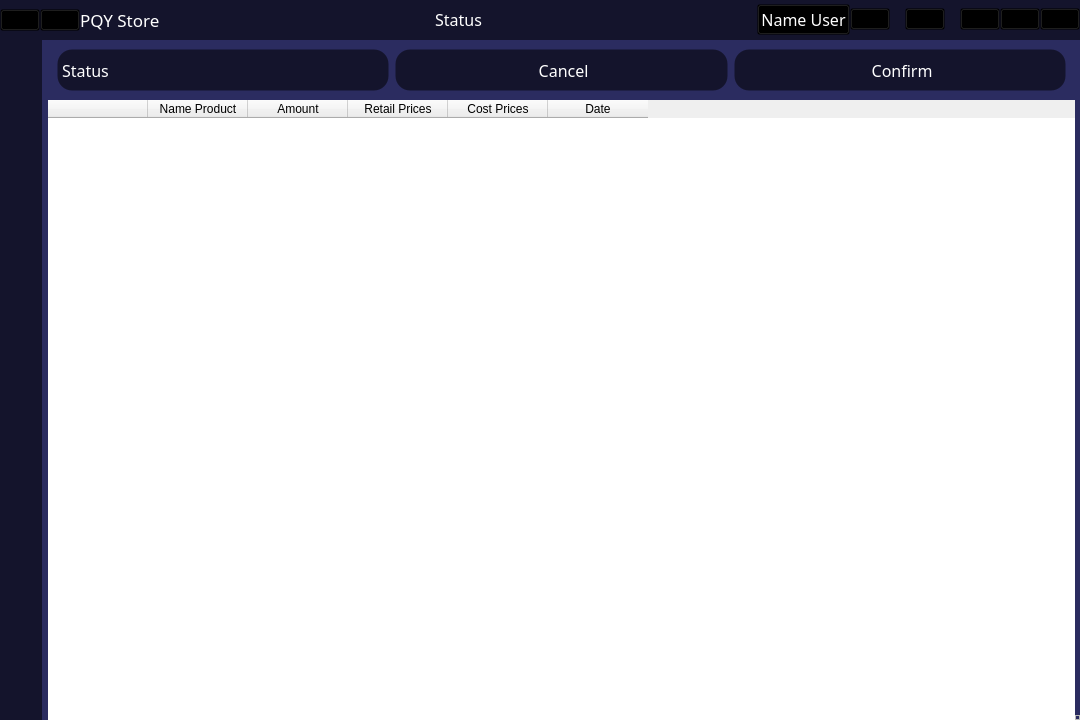
<?xml version="1.0" encoding="UTF-8"?>
<ui version="4.0">
 <class>MainWindow</class>
 <widget class="QMainWindow" name="MainWindow">
  <property name="geometry">
   <rect>
    <x>0</x>
    <y>0</y>
    <width>1080</width>
    <height>720</height>
   </rect>
  </property>
  <property name="windowTitle">
   <string>MainWindow</string>
  </property>
  <property name="styleSheet">
   <string notr="true">#widget_status_2 *{
	font: 12pt Comfortaa;
	color: #fff;
	qproperty-alignment: AlignCenter;
	min-width: 100px;
	min-height: 40px;
	border: 1px solid;
	border-radius: 15px;
	border-color: transparent;
	background-color: #14142c;
}

#widget_status_2 QPushButton:hover{
	background-color: #252552;
	border-color: #6969ea;
}

*{}

#name_app{
	font: 13pt Comfortaa;
	color: #fff
}
#name_user, #status_title{
	color: #fff;
	font: 12pt Comfortaa;
}

#title_bar QPushButton{
	background-color: transparent;
}
#title_bar{
	background-color: #14142c;
}
#centralwidget{
	background-color: #2b2c60
}
#left_menu{
	background-color: #14142c;
}
#left_menu QPushButton {
	min-width: 40px;
	min-height: 40px;
	border: 1px solid;
	border-color: transparent;
	background-color: transparent;
}
#left_menu QPushButton:hover {
	background-color: #252552;
	border-top-color: #6969ea;
	border-bottom-color: #6969ea;
}
QToolTip {
	color: #fff;
	font: 10pt Comfortaa;
	background-color: rgba(100, 100, 100, 100);
	border: 1px solid;
	border-radius: 7px;
	border-color: #fff;
}</string>
  </property>
  <widget class="QWidget" name="centralwidget">
   <layout class="QVBoxLayout" name="verticalLayout">
    <property name="spacing">
     <number>0</number>
    </property>
    <property name="leftMargin">
     <number>0</number>
    </property>
    <property name="topMargin">
     <number>0</number>
    </property>
    <property name="rightMargin">
     <number>0</number>
    </property>
    <property name="bottomMargin">
     <number>0</number>
    </property>
    <item alignment="Qt::AlignTop">
     <widget class="QWidget" name="title_bar" native="true">
      <property name="minimumSize">
       <size>
        <width>0</width>
        <height>40</height>
       </size>
      </property>
      <layout class="QHBoxLayout" name="horizontalLayout">
       <property name="spacing">
        <number>0</number>
       </property>
       <property name="leftMargin">
        <number>0</number>
       </property>
       <property name="topMargin">
        <number>0</number>
       </property>
       <property name="rightMargin">
        <number>0</number>
       </property>
       <property name="bottomMargin">
        <number>0</number>
       </property>
       <item alignment="Qt::AlignLeft|Qt::AlignVCenter">
        <widget class="QWidget" name="logo" native="true">
         <property name="toolTip">
          <string>Built &amp; developed by PQY Team</string>
         </property>
         <layout class="QHBoxLayout" name="horizontalLayout_3">
          <property name="spacing">
           <number>0</number>
          </property>
          <property name="leftMargin">
           <number>0</number>
          </property>
          <property name="topMargin">
           <number>0</number>
          </property>
          <property name="rightMargin">
           <number>0</number>
          </property>
          <property name="bottomMargin">
           <number>0</number>
          </property>
          <item>
           <widget class="QPushButton" name="left_menu_btn">
            <property name="minimumSize">
             <size>
              <width>40</width>
              <height>0</height>
             </size>
            </property>
            <property name="toolTip">
             <string>Menu</string>
            </property>
            <property name="text">
             <string/>
            </property>
            <property name="icon">
             <iconset>
              <normaloff>../icons/menu-white.svg</normaloff>../icons/menu-white.svg</iconset>
            </property>
            <property name="iconSize">
             <size>
              <width>30</width>
              <height>30</height>
             </size>
            </property>
            <property name="shortcut">
             <string>Ctrl+Tab</string>
            </property>
           </widget>
          </item>
          <item alignment="Qt::AlignLeft|Qt::AlignVCenter">
           <widget class="QPushButton" name="logo_app">
            <property name="text">
             <string/>
            </property>
            <property name="icon">
             <iconset>
              <normaloff>../Image/logo.ico</normaloff>../Image/logo.ico</iconset>
            </property>
            <property name="iconSize">
             <size>
              <width>32</width>
              <height>32</height>
             </size>
            </property>
           </widget>
          </item>
          <item alignment="Qt::AlignLeft|Qt::AlignVCenter">
           <widget class="QLabel" name="name_app">
            <property name="text">
             <string>PQY Store</string>
            </property>
           </widget>
          </item>
         </layout>
         <zorder>logo_app</zorder>
         <zorder>name_app</zorder>
         <zorder>left_menu_btn</zorder>
        </widget>
       </item>
       <item alignment="Qt::AlignVCenter">
        <widget class="QWidget" name="widget_status" native="true">
         <property name="sizePolicy">
          <sizepolicy hsizetype="Expanding" vsizetype="Preferred">
           <horstretch>0</horstretch>
           <verstretch>0</verstretch>
          </sizepolicy>
         </property>
         <layout class="QVBoxLayout" name="verticalLayout_2">
          <property name="spacing">
           <number>0</number>
          </property>
          <property name="leftMargin">
           <number>0</number>
          </property>
          <property name="topMargin">
           <number>0</number>
          </property>
          <property name="rightMargin">
           <number>0</number>
          </property>
          <property name="bottomMargin">
           <number>0</number>
          </property>
          <item>
           <widget class="QLabel" name="status_title">
            <property name="sizePolicy">
             <sizepolicy hsizetype="Preferred" vsizetype="Preferred">
              <horstretch>0</horstretch>
              <verstretch>0</verstretch>
             </sizepolicy>
            </property>
            <property name="text">
             <string>Status</string>
            </property>
            <property name="alignment">
             <set>Qt::AlignCenter</set>
            </property>
           </widget>
          </item>
         </layout>
        </widget>
       </item>
       <item alignment="Qt::AlignRight|Qt::AlignVCenter">
        <widget class="QWidget" name="widget_profile" native="true">
         <layout class="QHBoxLayout" name="horizontalLayout_2">
          <property name="spacing">
           <number>0</number>
          </property>
          <property name="leftMargin">
           <number>0</number>
          </property>
          <property name="topMargin">
           <number>0</number>
          </property>
          <property name="rightMargin">
           <number>0</number>
          </property>
          <property name="bottomMargin">
           <number>0</number>
          </property>
          <item>
           <widget class="QPushButton" name="name_user">
            <property name="toolTip">
             <string>Profile</string>
            </property>
            <property name="layoutDirection">
             <enum>Qt::RightToLeft</enum>
            </property>
            <property name="text">
             <string>Name User</string>
            </property>
            <property name="icon">
             <iconset>
              <normaloff>../icons/user-white.svg</normaloff>../icons/user-white.svg</iconset>
            </property>
            <property name="iconSize">
             <size>
              <width>30</width>
              <height>30</height>
             </size>
            </property>
           </widget>
          </item>
          <item>
           <widget class="QPushButton" name="log_out">
            <property name="toolTip">
             <string>Log out</string>
            </property>
            <property name="text">
             <string/>
            </property>
            <property name="icon">
             <iconset>
              <normaloff>../icons/log-out-white.svg</normaloff>../icons/log-out-white.svg</iconset>
            </property>
            <property name="iconSize">
             <size>
              <width>30</width>
              <height>26</height>
             </size>
            </property>
           </widget>
          </item>
          <item>
           <widget class="QLabel" name="label">
            <property name="minimumSize">
             <size>
              <width>15</width>
              <height>0</height>
             </size>
            </property>
            <property name="text">
             <string/>
            </property>
           </widget>
          </item>
          <item>
           <widget class="QPushButton" name="return_home">
            <property name="toolTip">
             <string>Home</string>
            </property>
            <property name="text">
             <string/>
            </property>
            <property name="icon">
             <iconset>
              <normaloff>../icons/home-white.svg</normaloff>../icons/home-white.svg</iconset>
            </property>
            <property name="iconSize">
             <size>
              <width>40</width>
              <height>26</height>
             </size>
            </property>
           </widget>
          </item>
          <item>
           <widget class="QLabel" name="label_2">
            <property name="minimumSize">
             <size>
              <width>15</width>
              <height>0</height>
             </size>
            </property>
            <property name="text">
             <string/>
            </property>
           </widget>
          </item>
          <item>
           <widget class="QPushButton" name="minimize_btn">
            <property name="toolTip">
             <string>Minimize</string>
            </property>
            <property name="statusTip">
             <string extracomment="Minimize"/>
            </property>
            <property name="accessibleDescription">
             <string/>
            </property>
            <property name="text">
             <string/>
            </property>
            <property name="icon">
             <iconset>
              <normaloff>../icons/minus-white.svg</normaloff>../icons/minus-white.svg</iconset>
            </property>
            <property name="iconSize">
             <size>
              <width>30</width>
              <height>25</height>
             </size>
            </property>
           </widget>
          </item>
          <item>
           <widget class="QPushButton" name="maximize_btn">
            <property name="toolTip">
             <string>Maximize</string>
            </property>
            <property name="text">
             <string/>
            </property>
            <property name="icon">
             <iconset>
              <normaloff>../icons/square-white.svg</normaloff>../icons/square-white.svg</iconset>
            </property>
            <property name="iconSize">
             <size>
              <width>30</width>
              <height>22</height>
             </size>
            </property>
           </widget>
          </item>
          <item>
           <widget class="QPushButton" name="close_btn">
            <property name="toolTip">
             <string>Close</string>
            </property>
            <property name="text">
             <string/>
            </property>
            <property name="icon">
             <iconset>
              <normaloff>../icons/x-white.svg</normaloff>../icons/x-white.svg</iconset>
            </property>
            <property name="iconSize">
             <size>
              <width>30</width>
              <height>25</height>
             </size>
            </property>
           </widget>
          </item>
         </layout>
        </widget>
       </item>
      </layout>
     </widget>
    </item>
    <item>
     <widget class="QWidget" name="screen_app" native="true">
      <property name="sizePolicy">
       <sizepolicy hsizetype="Expanding" vsizetype="Expanding">
        <horstretch>0</horstretch>
        <verstretch>0</verstretch>
       </sizepolicy>
      </property>
      <layout class="QHBoxLayout" name="horizontalLayout_6">
       <property name="spacing">
        <number>0</number>
       </property>
       <property name="leftMargin">
        <number>0</number>
       </property>
       <property name="topMargin">
        <number>0</number>
       </property>
       <property name="rightMargin">
        <number>0</number>
       </property>
       <property name="bottomMargin">
        <number>0</number>
       </property>
       <item>
        <widget class="QWidget" name="left_menu" native="true">
         <property name="styleSheet">
          <string notr="true"/>
         </property>
         <layout class="QVBoxLayout" name="verticalLayout_3">
          <property name="spacing">
           <number>0</number>
          </property>
          <property name="leftMargin">
           <number>0</number>
          </property>
          <property name="topMargin">
           <number>5</number>
          </property>
          <property name="rightMargin">
           <number>0</number>
          </property>
          <property name="bottomMargin">
           <number>10</number>
          </property>
          <item>
           <widget class="QPushButton" name="sell_button">
            <property name="sizePolicy">
             <sizepolicy hsizetype="Preferred" vsizetype="Preferred">
              <horstretch>0</horstretch>
              <verstretch>0</verstretch>
             </sizepolicy>
            </property>
            <property name="cursor">
             <cursorShape>PointingHandCursor</cursorShape>
            </property>
            <property name="toolTip">
             <string>Sell</string>
            </property>
            <property name="layoutDirection">
             <enum>Qt::LeftToRight</enum>
            </property>
            <property name="text">
             <string/>
            </property>
            <property name="icon">
             <iconset>
              <normaloff>../icons/shopping-cart-white.svg</normaloff>../icons/shopping-cart-white.svg</iconset>
            </property>
            <property name="iconSize">
             <size>
              <width>30</width>
              <height>30</height>
             </size>
            </property>
           </widget>
          </item>
          <item>
           <widget class="QPushButton" name="shift_summary_btn">
            <property name="sizePolicy">
             <sizepolicy hsizetype="Minimum" vsizetype="Minimum">
              <horstretch>0</horstretch>
              <verstretch>0</verstretch>
             </sizepolicy>
            </property>
            <property name="cursor">
             <cursorShape>PointingHandCursor</cursorShape>
            </property>
            <property name="toolTip">
             <string>Shift Work</string>
            </property>
            <property name="layoutDirection">
             <enum>Qt::LeftToRight</enum>
            </property>
            <property name="text">
             <string/>
            </property>
            <property name="icon">
             <iconset>
              <normaloff>../icons/fast-forward-white.svg</normaloff>../icons/fast-forward-white.svg</iconset>
            </property>
            <property name="iconSize">
             <size>
              <width>30</width>
              <height>30</height>
             </size>
            </property>
           </widget>
          </item>
          <item>
           <widget class="QPushButton" name="view_stock_btn">
            <property name="sizePolicy">
             <sizepolicy hsizetype="Minimum" vsizetype="Minimum">
              <horstretch>0</horstretch>
              <verstretch>0</verstretch>
             </sizepolicy>
            </property>
            <property name="cursor">
             <cursorShape>PointingHandCursor</cursorShape>
            </property>
            <property name="toolTip">
             <string>Warehouse</string>
            </property>
            <property name="layoutDirection">
             <enum>Qt::RightToLeft</enum>
            </property>
            <property name="text">
             <string/>
            </property>
            <property name="icon">
             <iconset>
              <normaloff>../icons/package-white.svg</normaloff>../icons/package-white.svg</iconset>
            </property>
            <property name="iconSize">
             <size>
              <width>30</width>
              <height>30</height>
             </size>
            </property>
           </widget>
          </item>
          <item>
           <widget class="QPushButton" name="view_history_btn">
            <property name="sizePolicy">
             <sizepolicy hsizetype="Minimum" vsizetype="Minimum">
              <horstretch>0</horstretch>
              <verstretch>0</verstretch>
             </sizepolicy>
            </property>
            <property name="cursor">
             <cursorShape>PointingHandCursor</cursorShape>
            </property>
            <property name="toolTip">
             <string>History</string>
            </property>
            <property name="layoutDirection">
             <enum>Qt::RightToLeft</enum>
            </property>
            <property name="text">
             <string/>
            </property>
            <property name="icon">
             <iconset>
              <normaloff>../icons/book-white.svg</normaloff>../icons/book-white.svg</iconset>
            </property>
            <property name="iconSize">
             <size>
              <width>30</width>
              <height>30</height>
             </size>
            </property>
           </widget>
          </item>
          <item>
           <widget class="QPushButton" name="import_export_btn">
            <property name="sizePolicy">
             <sizepolicy hsizetype="Minimum" vsizetype="Minimum">
              <horstretch>0</horstretch>
              <verstretch>0</verstretch>
             </sizepolicy>
            </property>
            <property name="cursor">
             <cursorShape>PointingHandCursor</cursorShape>
            </property>
            <property name="toolTip">
             <string>Import - Export</string>
            </property>
            <property name="text">
             <string/>
            </property>
            <property name="icon">
             <iconset>
              <normaloff>../icons/truck-white.svg</normaloff>../icons/truck-white.svg</iconset>
            </property>
            <property name="iconSize">
             <size>
              <width>30</width>
              <height>30</height>
             </size>
            </property>
           </widget>
          </item>
          <item>
           <widget class="QPushButton" name="signup">
            <property name="sizePolicy">
             <sizepolicy hsizetype="Minimum" vsizetype="Minimum">
              <horstretch>0</horstretch>
              <verstretch>0</verstretch>
             </sizepolicy>
            </property>
            <property name="cursor">
             <cursorShape>PointingHandCursor</cursorShape>
            </property>
            <property name="toolTip">
             <string>Add  member</string>
            </property>
            <property name="layoutDirection">
             <enum>Qt::RightToLeft</enum>
            </property>
            <property name="text">
             <string/>
            </property>
            <property name="icon">
             <iconset>
              <normaloff>../icons/user-plus-white.svg</normaloff>../icons/user-plus-white.svg</iconset>
            </property>
            <property name="iconSize">
             <size>
              <width>30</width>
              <height>30</height>
             </size>
            </property>
           </widget>
          </item>
          <item>
           <spacer name="verticalSpacer">
            <property name="orientation">
             <enum>Qt::Vertical</enum>
            </property>
            <property name="sizeHint" stdset="0">
             <size>
              <width>20</width>
              <height>40</height>
             </size>
            </property>
           </spacer>
          </item>
          <item>
           <widget class="QPushButton" name="close_left_menu">
            <property name="toolTip">
             <string>Close menu</string>
            </property>
            <property name="text">
             <string/>
            </property>
            <property name="icon">
             <iconset>
              <normaloff>../icons/x-circle-white.svg</normaloff>../icons/x-circle-white.svg</iconset>
            </property>
            <property name="iconSize">
             <size>
              <width>30</width>
              <height>30</height>
             </size>
            </property>
            <property name="shortcut">
             <string>Ctrl+Tab</string>
            </property>
           </widget>
          </item>
          <item>
           <widget class="QPushButton" name="help_btn">
            <property name="toolTip">
             <string>Help</string>
            </property>
            <property name="text">
             <string/>
            </property>
            <property name="icon">
             <iconset>
              <normaloff>../icons/help-circle-white.svg</normaloff>../icons/help-circle-white.svg</iconset>
            </property>
            <property name="iconSize">
             <size>
              <width>30</width>
              <height>30</height>
             </size>
            </property>
           </widget>
          </item>
          <item>
           <widget class="QPushButton" name="info_btn">
            <property name="toolTip">
             <string>Info</string>
            </property>
            <property name="text">
             <string/>
            </property>
            <property name="icon">
             <iconset>
              <normaloff>../icons/alert-circle-white.svg</normaloff>../icons/alert-circle-white.svg</iconset>
            </property>
            <property name="iconSize">
             <size>
              <width>30</width>
              <height>30</height>
             </size>
            </property>
           </widget>
          </item>
          <item>
           <widget class="QPushButton" name="contact_btn">
            <property name="toolTip">
             <string>Contact</string>
            </property>
            <property name="text">
             <string/>
            </property>
            <property name="icon">
             <iconset>
              <normaloff>../icons/phone-call-white.svg</normaloff>../icons/phone-call-white.svg</iconset>
            </property>
            <property name="iconSize">
             <size>
              <width>30</width>
              <height>30</height>
             </size>
            </property>
           </widget>
          </item>
          <item>
           <widget class="QPushButton" name="setting_btn">
            <property name="toolTip">
             <string>Setting</string>
            </property>
            <property name="text">
             <string/>
            </property>
            <property name="icon">
             <iconset>
              <normaloff>../icons/settings-white.svg</normaloff>../icons/settings-white.svg</iconset>
            </property>
            <property name="iconSize">
             <size>
              <width>30</width>
              <height>30</height>
             </size>
            </property>
           </widget>
          </item>
         </layout>
        </widget>
       </item>
       <item>
        <widget class="QWidget" name="main_screen" native="true">
         <property name="sizePolicy">
          <sizepolicy hsizetype="Expanding" vsizetype="Expanding">
           <horstretch>0</horstretch>
           <verstretch>0</verstretch>
          </sizepolicy>
         </property>
         <layout class="QVBoxLayout" name="verticalLayout_4">
          <property name="spacing">
           <number>0</number>
          </property>
          <property name="leftMargin">
           <number>6</number>
          </property>
          <property name="topMargin">
           <number>0</number>
          </property>
          <property name="rightMargin">
           <number>0</number>
          </property>
          <property name="bottomMargin">
           <number>0</number>
          </property>
          <item>
           <widget class="QWidget" name="widget_status_2" native="true">
            <layout class="QHBoxLayout" name="horizontalLayout_4">
             <item>
              <widget class="QLabel" name="status_table">
               <property name="text">
                <string>Status</string>
               </property>
              </widget>
             </item>
             <item>
              <widget class="QPushButton" name="cancel_btn">
               <property name="text">
                <string> Cancel</string>
               </property>
               <property name="icon">
                <iconset>
                 <normaloff>../icons/rotate-ccw-white.svg</normaloff>../icons/rotate-ccw-white.svg</iconset>
               </property>
               <property name="iconSize">
                <size>
                 <width>20</width>
                 <height>20</height>
                </size>
               </property>
              </widget>
             </item>
             <item>
              <widget class="QPushButton" name="confirm_btn">
               <property name="text">
                <string> Confirm</string>
               </property>
               <property name="icon">
                <iconset>
                 <normaloff>../icons/check-white.svg</normaloff>../icons/check-white.svg</iconset>
               </property>
               <property name="iconSize">
                <size>
                 <width>22</width>
                 <height>22</height>
                </size>
               </property>
              </widget>
             </item>
            </layout>
           </widget>
          </item>
          <item>
           <widget class="QTableWidget" name="tableWidget">
            <property name="font">
             <font>
              <pointsize>15</pointsize>
             </font>
            </property>
            <property name="styleSheet">
             <string notr="true"/>
            </property>
            <property name="frameShape">
             <enum>QFrame::NoFrame</enum>
            </property>
            <property name="editTriggers">
             <set>QAbstractItemView::DoubleClicked</set>
            </property>
            <property name="gridStyle">
             <enum>Qt::DashLine</enum>
            </property>
            <column>
             <property name="text">
              <string/>
             </property>
            </column>
            <column>
             <property name="text">
              <string>Name Product</string>
             </property>
            </column>
            <column>
             <property name="text">
              <string>Amount</string>
             </property>
            </column>
            <column>
             <property name="text">
              <string>Retail Prices</string>
             </property>
            </column>
            <column>
             <property name="text">
              <string>Cost Prices</string>
             </property>
            </column>
            <column>
             <property name="text">
              <string>Date</string>
             </property>
            </column>
           </widget>
          </item>
         </layout>
        </widget>
       </item>
       <item alignment="Qt::AlignRight|Qt::AlignBottom">
        <widget class="QFrame" name="size_grip">
         <property name="sizePolicy">
          <sizepolicy hsizetype="Minimum" vsizetype="Minimum">
           <horstretch>0</horstretch>
           <verstretch>0</verstretch>
          </sizepolicy>
         </property>
         <property name="minimumSize">
          <size>
           <width>5</width>
           <height>5</height>
          </size>
         </property>
         <property name="frameShape">
          <enum>QFrame::StyledPanel</enum>
         </property>
         <property name="frameShadow">
          <enum>QFrame::Raised</enum>
         </property>
        </widget>
       </item>
      </layout>
     </widget>
    </item>
   </layout>
  </widget>
 </widget>
 <resources/>
 <connections/>
</ui>
